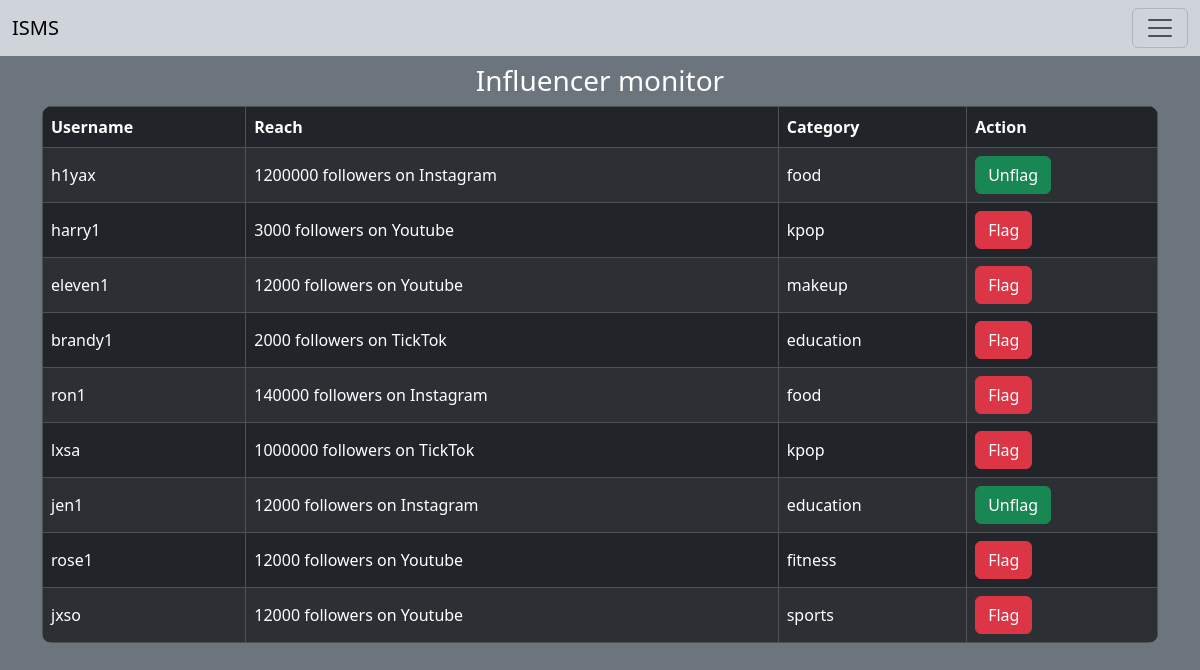
The app's page /monitor_influencer (signed in) with its own data.
### application/models.py (models this page shows, shortened)
class Influencer(db.Model):
    __tablename__="influencer"
    id=db.Column(db.Integer, primary_key=True)
    username=db.Column(db.String, nullable=False, unique=True)
    name=db.Column(db.String)
    password=db.Column(db.String, nullable=False)
    reach=db.Column(db.Integer, nullable=False)
    neiche=db.Column(db.Enum('Youtube', 'Instagram', 'TickTok', name='types'), nullable=False)
    category_id=db.Column(db.Integer, db.ForeignKey('category.id'), nullable=False)
    adrequests=db.relationship('Adrequest', backref='influencer', lazy=True)
    flagged=db.Column(db.Integer, default=0)

class Category(db.Model):
    __tablename__="category"
    id=db.Column(db.Integer, primary_key=True)
    name=db.Column(db.String, nullable=False)
    influencers=db.relationship('Influencer', backref='category', lazy=True)
    sponsers=db.relationship('Sponser', backref='category', lazy=True)

### application/controller/admin.py (the view, shortened to what this page needs)
@app.route('/monitor_influencer', methods=['GET', 'POST'])
def monitor_influencer():
    global admin_logged
    if not admin_logged:
        return render_template('index.html')
    if request.method=='GET':
        influencers=Influencer.query.all()
        return render_template('monitor_influencer.html', influencers=influencers)

### templates/monitor_influencer.html (shortened to what this page needs)
<!DOCTYPE html>
<html lang="en">
<head>
    <link href="https://cdn.jsdelivr.net/npm/bootstrap@5.3.3/dist/css/bootstrap.min.css" rel="stylesheet"
>
</head>
<body class="p-3 mb-2 bg-secondary text-white">
    <nav class="navbar bg-body-tertiary fixed-top bg-dark-subtle text-dark-emphasis">
        <div class="container-fluid">
            <a class="navbar-brand" href="/">ISMS</a>
            <button class="navbar-toggler" type="button" data-bs-toggle="offcanvas" data-bs-target="#offcanvasNavbar"
                aria-controls="offcanvasNavbar" aria-label="Toggle navigation">
                <span class="navbar-toggler-icon"></span>
            </button>
        </div>
    </nav>
    <div class="container mt-5">
        <h3 class="text-center">Influencer monitor</h3>
        <table class="table table-striped table-dark table-bordered table-rounded border-bg-dark-subtle align-middle">
            <thead>
                <tr>
                    <th>Username</th>
                    <th>Reach</th>
                    <th>Category</th>
                    <th>Action</th>
                </tr>
            </thead>
            <tbody>
                {% for influencer in influencers %}
                <tr>
                    <td>{{influencer.username}}</td>
                    <td>{{influencer.reach}} followers on {{influencer.neiche}}</td>
                    <td>{{influencer.category.name}}</td>
                    <td>
                        <form method="post">
                            {% if influencer.flagged == 0 %}
                            <button type="submit" class="btn btn-danger">Flag</button>
                            {% else %}
                            <button type="submit" class="btn btn-success">Unflag</button>
                            {% endif %}
                        </form>
                    </td>
                </tr>
                {% endfor %}
            </tbody>
        </table>
    </div>
</body>
</html>

### templates/monitor_influencer.html (style rules this page uses)
.table-rounded { border-radius: 10px; overflow: hidden; }

### records on screen
Influencer: username "h1yax", reach "1200000", neiche "Instagram", category.name "food", flagged "Unflag"
Influencer: username "harry1", reach "3000", neiche "Youtube", category.name "kpop", flagged "Flag"
Influencer: username "eleven1", reach "12000", neiche "Youtube", category.name "makeup", flagged "Flag"
Influencer: username "brandy1", reach "2000", neiche "TickTok", category.name "education", flagged "Flag"
Influencer: username "ron1", reach "140000", neiche "Instagram", category.name "food", flagged "Flag"
Influencer: username "lxsa", reach "1000000", neiche "TickTok", category.name "kpop", flagged "Flag"
Influencer: username "jen1", reach "12000", neiche "Instagram", category.name "education", flagged "Unflag"
Influencer: username "rose1", reach "12000", neiche "Youtube", category.name "fitness", flagged "Flag"
Influencer: username "jxso", reach "12000", neiche "Youtube", category.name "sports", flagged "Flag"
